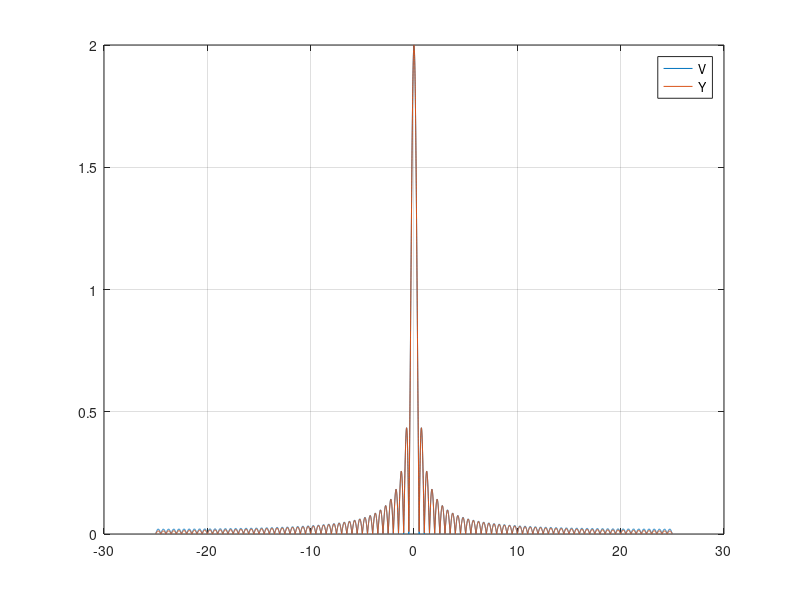

This figure's MATLAB source:
%% Nettoyage
close all;
clear all;
clc;
%% Base de temps
fe=50;                       % Fréquence d'échantillonnage
Te=1/fe;                     % Période d'échantillonnage
t=-100:Te:100;
%% Base de fréquence
N=length(t);
f=(-N/2:N/2-1)*fe/N;
%% Signal de référence
y=zeros(1,N);
indices=find((t>=-1)&(t<1));
y(indices)=1;                % On met à 1 les points pour lesquels -1<=t<1
%% Calcul du spectre
V=fftshift(abs(fft(y))/fe);  % Module du spectre centré normalisé (calcul numérique)
Y=abs(2*sinc(2*f));          % Module du spectre centré normalisé (calcul analytique) !!!!'sinc' inclut déja pi
%% Tracé
figure;
plot(f,V);
hold all;
plot(f,Y);
legend('V','Y');
grid on
zoom on